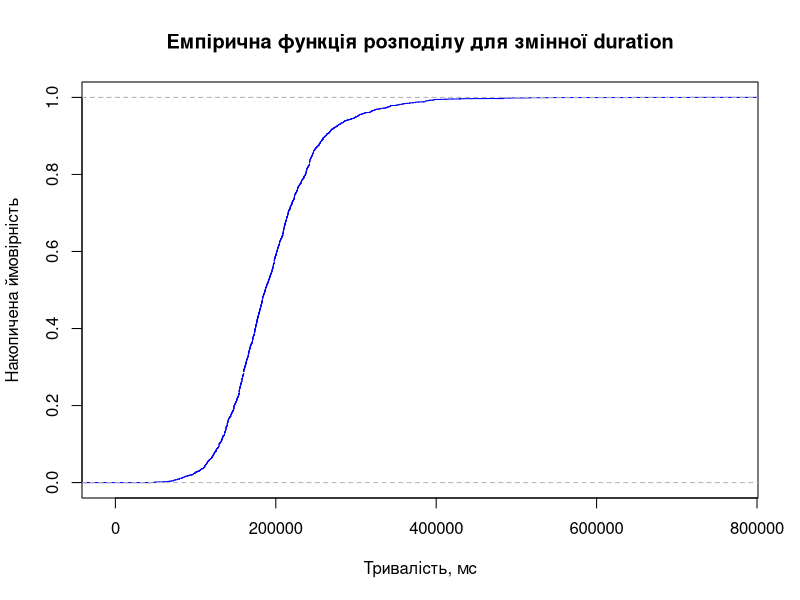

Here is the R script that generated this plot:
options(scipen=5)

songs <- read.csv(file = 'tiktok.csv')
durations <- songs$duration
plot(ecdf(durations), 
     main="Емпірична функція розподілу для змінної duration", 
     xlab="Тривалість, мс", 
     ylab="Накопичена ймовірність", 
     col = "blue"
     )